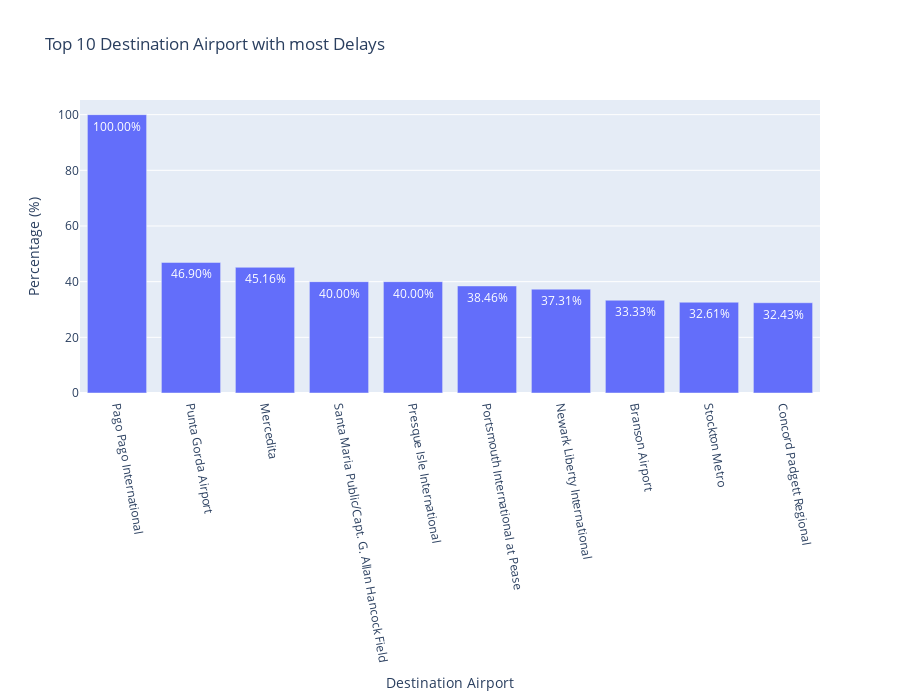

The notebook cell this image was saved under:
### Markdown cell above
### Bar chart for Destination Airprot with most delays

### Code cell
fig = px.bar(top_10_dest_delay_airports[top_10_dest_delay_airports.STATUS=="Delayed"], x="DEST_AIRPORT_NAME", y="PERCENTAGE", 
             title="Top 10 Destination Airport with most Delays",
             text=top_10_dest_delay_airports[top_10_dest_delay_airports.STATUS=="Delayed"].PERCENTAGE.apply(lambda x: '{0:1.2f}%'.format(x)),
             labels=dict(DEST_AIRPORT_NAME="Destination Airport", PERCENTAGE="Percentage (%)"))
fig.update_xaxes(tickangle=80)
fig.update_layout(autosize=False,width=900, height=700)
fig.show()

### Figure 1 — Plotly figure (JSON) as saved in the notebook; plotly's stock layout.template omitted (floating-point values rounded to 4 significant figures)
{"data": [{"alignmentgroup": "True", "hovertemplate": "Destination Airport=%{x}<br>Percentage (%)=%{y}<br>text=%{text}<extra></extra>", "legendgroup": "", "marker": {"color": "#636efa", "pattern": {"shape": ""}}, "name": "", "offsetgroup": "", "orientation": "v", "showlegend": false, "text": ["100.00%", "46.90%", "45.16%", "40.00%", "40.00%", "38.46%", "37.31%", "33.33%", "32.61%", "32.43%"], "textposition": "auto", "type": "bar", "x": [" Pago Pago International", " Punta Gorda Airport", " Mercedita", " Santa Maria Public/Capt. G. Allan Hancock Field", " Presque Isle International", " Portsmouth International at Pease", " Newark Liberty International", " Branson Airport", " Stockton Metro", " Concord Padgett Regional"], "xaxis": "x", "y": [100, 46.9, 45.16, 40, 40, 38.46, 37.31, 33.33, 32.61, 32.43], "yaxis": "y"}], "layout": {"autosize": false, "barmode": "relative", "height": 700, "legend": {"tracegroupgap": 0}, "title": {"text": "Top 10 Destination Airport with most Delays"}, "width": 900, "xaxis": {"anchor": "y", "domain": [0, 1], "tickangle": 80, "title": {"text": "Destination Airport"}}, "yaxis": {"anchor": "x", "domain": [0, 1], "title": {"text": "Percentage (%)"}}}}
